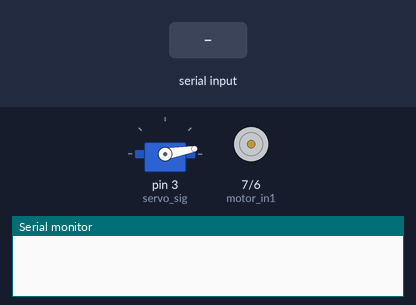
A sketch run on a simulated Arduino Uno, built with avr-gcc and run on an emulated ATmega328P. On the bench: servo, motor-driver pin pairs drawn as motors (green arrow = first pin HIGH = forward, orange = second pin HIGH = backward, longer = more drive, scaled by the enable pin), the last lines printed to the serial monitor. The test bench sets the inputs (shaded band).

Above: at 1.2 s.
1.3 s: "f" received over Serial
At 1.8 s:
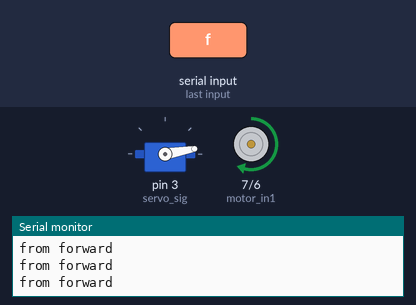
2.8 s: "b" received over Serial
At 3.2 s:
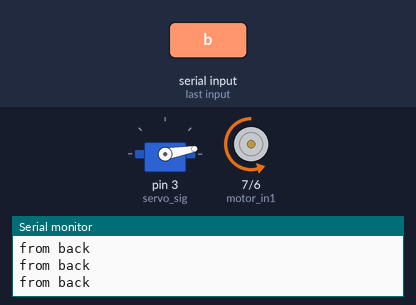
4.3 s: "r" received over Serial
At 5.5 s:
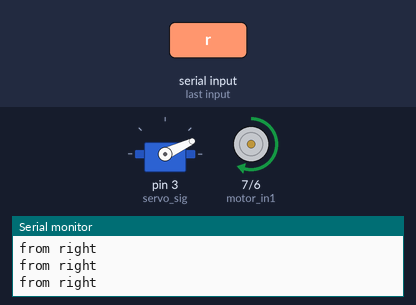
5.8 s: "s" received over Serial
At 6.4 s:
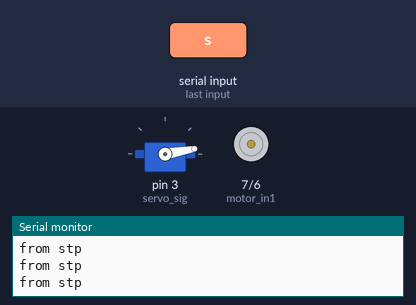
7.3 s: "r" received over Serial
At 7.7 s:
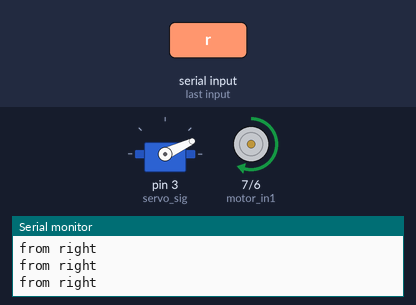
Timing chart, 0 to 9.8 s (numbered marks = the images above; inputs shaded):
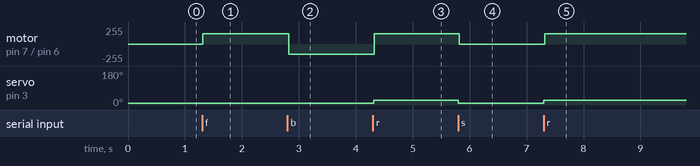

Measured:
- after the input at 1.3 s, motor on pin 7 (motor_in1) / pin 6 (motor_in2): stopped → forward 155/255 at once
- after the input at 2.8 s, motor on pin 7 (motor_in1) / pin 6 (motor_in2): forward 155/255 → backward 155/255 at once
- after the input at 4.3 s, motor on pin 7 (motor_in1) / pin 6 (motor_in2): backward 155/255 → forward 155/255 at once; servo on pin 3 (servo_sig): 10° → 25° at once
- after the input at 5.8 s, motor on pin 7 (motor_in1) / pin 6 (motor_in2): forward 155/255 → stopped at once; servo on pin 3 (servo_sig): 25° → 10° at once
- after the input at 7.3 s, motor on pin 7 (motor_in1) / pin 6 (motor_in2): stopped → forward 155/255 at once; servo on pin 3 (servo_sig): 10° → 25° at once

The sketch:

bot.ino.ino
```cpp
#include <Servo.h>

const int motor_in1 = 7; // for one terminal of motor / motor driver
const int motor_in2 = 6;// for another terminal of motor / motor driver
const int servo_sig = 3; // to give signal for servo (PWM pin)
const int motor_pwm = 5; // to control motor speed (PWM pin)

void forward();
void back();
void left();
void right();
void stp();

char data;
int flag = 0;

Servo myservo; //create servo object to control a servo

void setup()
{
    pinMode(motor_in1, OUTPUT);
    pinMode(motor_in2, OUTPUT);
    pinMode(servo_sig, OUTPUT);
    pinMode(motor_pwm, OUTPUT);
    myservo.attach(servo_sig);  // attaches the servo on pin 9 to the servo object
    Serial.begin(9600);
    myservo.write(10);
    delay(15);
}


void loop()
{
    if(Serial.available() > 0)
    {
      data = Serial.read();
      Serial.println(data);
      flag = 0;
    }

    if(data == 'f')
    {
      forward();
      if(flag == 0)
      {
         Serial.println("forward");
         flag = 1;
      }
    }

    else if(data == 'b')
    {
        back();
        if(flag == 0)
        {
            Serial.println("back");
            flag = 1;
         }
    }

    else if(data == 'l')
    {
        left();
        if(flag == 0)
        {
            Serial.println("left");
            flag = 1;
        }
    }

   else if(data == 'r')
    {
        right();
        if(flag == 0)
        {
            Serial.println("right");
            flag = 1;
        }
    }

    else if(data == 's')
    {
        stp();
        if(flag == 0)
        {
          Serial.println("stop");
          flag = 1;
        }
    }

}


void forward()
{
  Serial.println("from forward");
  myservo.write(10); // making 10 as straight
  delay(15);
  analogWrite(motor_pwm, 155);
  digitalWrite(motor_in1, HIGH);
  digitalWrite(motor_in2, LOW);
}

void back()
{
  Serial.println("from back");
  myservo.write(10); // making 60 as straight
  delay(15);
  analogWrite(motor_pwm, 155);
  digitalWrite(motor_in1, LOW);
  digitalWrite(motor_in2, HIGH);
}

void left()
{
  Serial.println("from left");
  myservo.write(0); // making 40 as left
  delay(15);
  analogWrite(motor_pwm, 155);
  digitalWrite(motor_in1, HIGH);
  digitalWrite(motor_in2, LOW);
}

void right()
{
  Serial.println("from right");
  myservo.write(25); // making 80 as right
  delay(15);
  analogWrite(motor_pwm, 155);
  digitalWrite(motor_in1, HIGH);
  digitalWrite(motor_in2, LOW);
}

void stp()
{
  Serial.println("from stp");
  myservo.write(10); // making 60 as straight
  delay(15);
  analogWrite(motor_pwm, 155);
  digitalWrite(motor_in1, LOW);
  digitalWrite(motor_in2, LOW);
}
```
